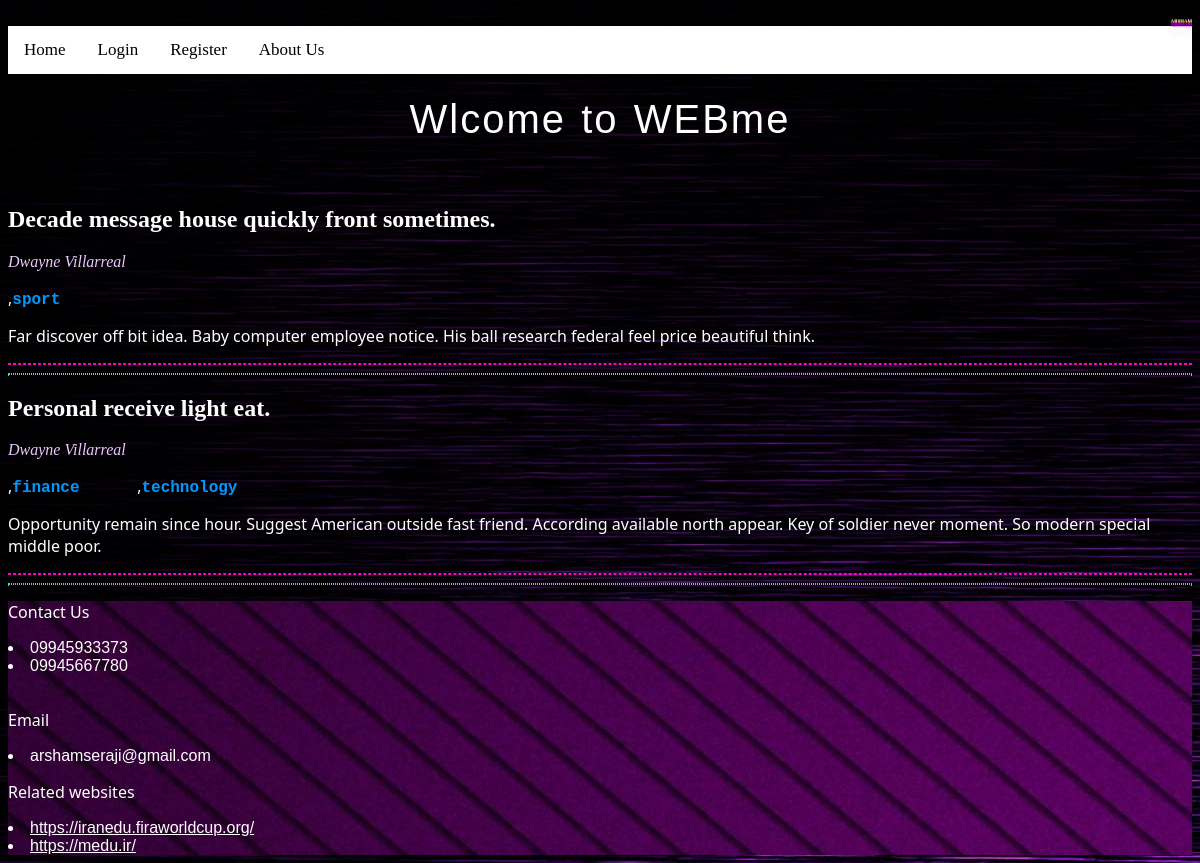
Screenshot of /by/1 with the database file from the repository.
### weblog.py (models this page shows)
class Post(db.Model):
    id = db.Column(db.Integer, primary_key=True)
    title = db.Column(db.String(200), nullable=False)
    image = db.Column(db.String(200))
    video = db.Column(db.String(200))
    content = db.Column(db.String(1000), nullable=False)
    date_created = db.Column(db.DateTime, default=datetime.now())
    author_id = db.Column(db.Integer, db.ForeignKey('user.id'))
    labels = db.relationship('Tag', secondary='post_tag', backref='posts_labeled')

class User(db.Model, UserMixin):
    id = db.Column(db.Integer, primary_key=True)
    name = db.Column(db.String(50), nullable=False)
    username = db.Column(db.String(50), nullable=False, unique=True)
    password = db.Column(db.String(30), nullable=False)
    role = db.Column(db.String(10), nullable=False)
    posts = db.relationship('Post', backref='author')

class Tag(db.Model):
    id = db.Column(db.Integer, primary_key=True)
    name = db.Column(db.String(50), nullable=False)

### weblog.py (the view)
@app.route('/by/<author_id>')
def by_author(author_id):
    posts = Post.query.filter_by(author_id=author_id)
    return render_template('home.html', posts=posts)

### templates/home.html (shortened to what this page needs)
{% extends 'base.html' %}
{% block content %}
<div class="AS">
    <span>A</span>
    <span>R</span>
    <span>S</span>
    <span>H</span>
    <span>A</span>
    <span>M</span>
</div>
<link rel="stylesheet" href="{{url_for('static', filename='main3.css')}}">
<div id="navbar" class="topnav">
    <a class="toolb" href="{{url_for('index')}}">Home</a>
    <a class="toolb" href="{{url_for('login')}}">Login</a>
    <a class="toolb" href="{{url_for('register')}}">Register</a>
    <a class="toolb" href="{{url_for('about')}}">About Us</a>
</div>
<div class="geeks">
        <span>W</span><span>l</span><span>c</span><span>o</span><span>m</span><span>e  </span> <span>t</span><span>o  </span><span>W</span><span>E</span><span>B</span><span>m</span><span>e</span>
</div>
{% for post in posts %}
<h2>{{post.title}}</h2>
<i><a href="/by/{{post.author.id}}">{{post.author.name}}</a></i>
<p>{% for tag in post.labels %},<b><a class="tagss" href="/tag/{{tag.name}}">{{tag.name}}      </a></b>{% endfor %}</p>
<p>{{post.content}}</p>
<hr>
<hr>
{% endfor %}
<div class="textc">
    <p>Contact Us</p>
    <li>09945933373</li>
    <li>09945667780</li>
    <br>
    <p>Email</p>
    <li>arshamseraji@gmail.com</li>
    <p>Related websites</p>
    <li><a class="RW" href="https://iranedu.firaworldcup.org/">https://iranedu.firaworldcup.org/</a></li>
    <li><a class="RW" href="https://medu.ir/">https://medu.ir/</a></li>
</div>
{% endblock %}

### static/main3.css (style rules this page uses)
a { text-align: right; }
i>a:link { text-decoration: none; color: rgb(237, 199, 255); }
html { color: white; background-image: url("darkpurple.jpg") }
p { font-family:'Segoe UI', Tahoma, Geneva, Verdana, sans-serif }
.tagss:link { color: #0099ff; text-decoration: none; white-space:pre-wrap; font-family: 'Courier New', Courier, monospace; }
hr { border: 1px dashed rgb(255, 0, 200); }
a+hr, hr+hr { border: 1.5px dotted rgb(0, 245, 245); }
.topnav { overflow: hidden; background-color: #ffffff; }
.topnav a { float: left; color: #000000; text-align: center; padding: 14px 16px; text-decoration: none; font-size: 17px; }
.textc { background-image: url("00000.jpg"); font-family: 'Trebuchet MS', 'Lucida Sans Unicode', 'Lucida Grande', 'Lucida Sans', Arial, sans-serif; }
.RW:link, .RW:visited { font-family: Arial, Helvetica, sans-serif; color: white; }
.geeks { color: white; font-size: 40px; font-weight: 500; letter-spacing: 1.5px; margin-top: 45px; margin-bottom: 30px; position: relative; animation: text 3s 1; left: 50%; transform: translate(-50%, -50%); text-align: center; letter-spacing: 2px; font-family: Impact, Haettenschweiler, 'Arial Narrow Bold', sans-serif; word-spacing: 2px; padding: 6px; white-space: nowrap; }
.geeks span { animation: animate 6s linear infinite; }
.geeks span:nth-child(1) { animation-delay: 0s; }
.geeks span:nth-child(2) { animation-delay: 0.1s; }
.geeks span:nth-child(3) { animation-delay: 0.2s; }
.geeks span:nth-child(4) { animation-delay: 0.3s; }
.geeks span:nth-child(5) { animation-delay: 0.4s; }
.geeks span:nth-child(6) { animation-delay: 0.5s; }
.geeks span:nth-child(8) { animation-delay: 0.9s; }
.geeks span:nth-child(9) { animation-delay: 0.8s; }
.geeks span:nth-child(11) { animation-delay: 1s; }
.geeks span:nth-child(12) { animation-delay: 1.1s; }
.geeks span:nth-child(13) { animation-delay: 1.2s; }
.geeks span:nth-child(14) { animation-delay: 1.3s; }
.geeks span:nth-child(15) { animation-delay: 1.4s; }
.AS { height: 100px; }
.AS span { position: relative; top: 10px; margin-bottom: 12.75px; display: inline-block; animation: bounce .3s ease infinite alternate; font-family: 'Titan One'cursive; font-size: 5px; color: #fff; text-shadow: 0 1px 0 rgb(255, 230, 0), 0 2px 0 rgb(195, 0, 255), 0 3px 0 rgb(195, 0, 255), 0 4px 0 rgb(195, 0, 255), 0 5px 0 rgb(195, 0, 255), 0 6px 0 transparent, 0 7px 0 transparent, 0 8px 0 transparent, 0 9px 0 transparent, 0 10px 10px rgba(0, 0, 0, 0.4); }
.AS span:nth-child(2) { animation-delay: .1s; }
.AS span:nth-child(3) { animation-delay: .2s; }
.AS span:nth-child(4) { animation-delay: .3s; }
.AS span:nth-child(5) { animation-delay: .4s; }
.AS span:nth-child(6) { animation-delay: .5s; }
.AS { width: 100%; height: 100%; background: rgba(255, 253, 253, 0); -webkit-font-smoothing: antialiased; display: flex; justify-content: right; align-items: right; }

### rows the page displays
Post: title "Decade message house quickly front sometimes.", author.name "Dwayne Villarreal", content "Far discover off bit idea. Baby computer employee notice. His ball research federal feel price beautiful think."
Tag: name "sport"
Post: title "Personal receive light eat.", author.name "Dwayne Villarreal", content "Opportunity remain since hour. Suggest American outside fast friend. According available north appear. Key of soldier never moment. So modern special middle poor."
Tag: name "finance"
Tag: name "technology"
